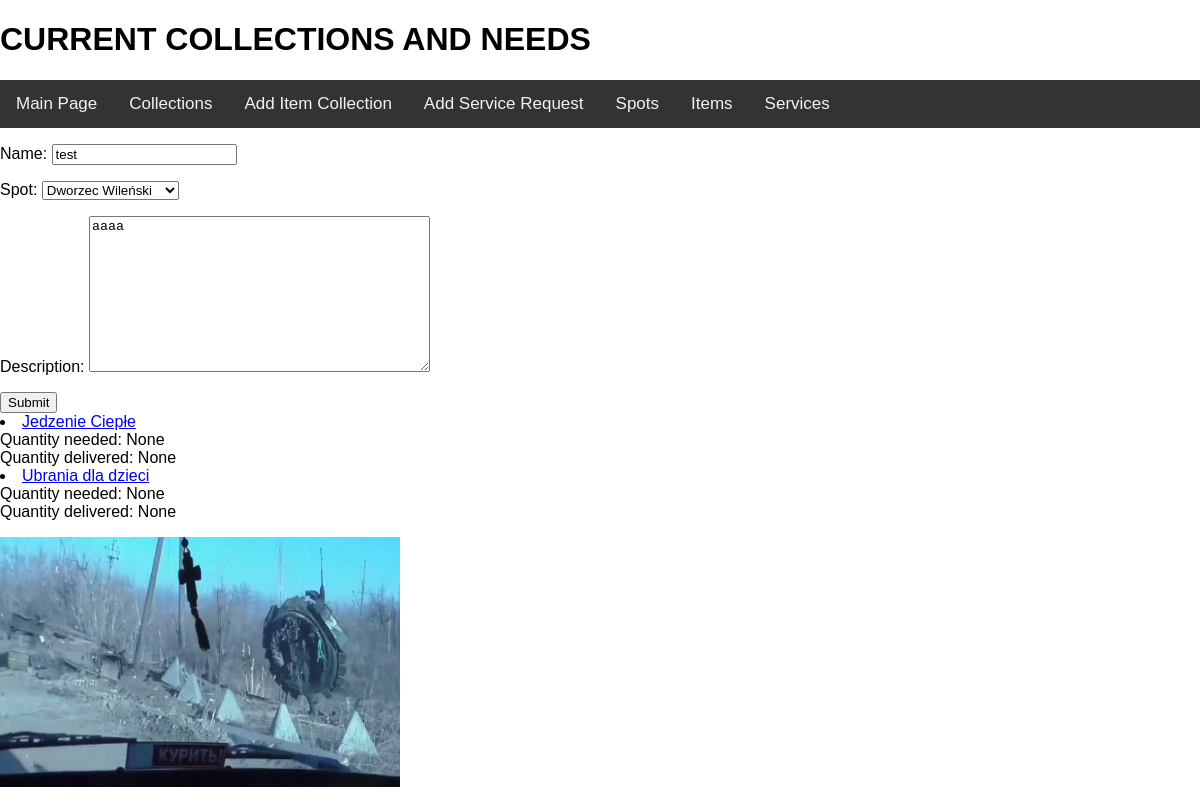
/AidplannerApp/collections/update_item_collection/6/ (signed in), run on the app's committed database.
### AidplannerApp/models.py (models this page shows, shortened)
class ItemCollection(models.Model):
    name = models.CharField(max_length=128)
    spot = models.ForeignKey(Spot, on_delete=models.CASCADE, null=True)
    description = models.TextField(null=True)
    created = models.DateTimeField(auto_now_add=True)
    items = models.ManyToManyField(Item, through='ItemCollectionItems')

class Spot(models.Model):
    def __str__(self):
        return self.name
    name = models.CharField(max_length=64)
    address = models.CharField(max_length=128)
    details = models.TextField(null=True)

class ItemCollectionItems(models.Model):
    def __str__(self):
        return self.item.name
    item = models.ForeignKey(Item, on_delete=models.CASCADE)
    itemcollection = models.ForeignKey(ItemCollection, on_delete=models.CASCADE)
    number_needed = models.IntegerField(null=True)
    number_delivered = models.IntegerField(null=True)

class Item(models.Model):
    name = models.CharField(max_length=64)
    description = models.CharField(max_length=360)

### AidplannerApp/views.py (the view, shortened to what this page needs)
# urls.py: path('collections/update_item_collection/<int:id>/', views.UpdateItemCollectionView.as_view(), name='update_item_collection'),
class UpdateItemCollectionView(LoginRequiredMixin, View):
    def get(self, request, id):
        itemcollection = ItemCollection.objects.get(pk=id)
        form = AddItemCollectionForm(instance=itemcollection)
        return render(request, 'edit_item_collection.html', {'form':form, 'itemcollection':itemcollection})

### AidplannerApp/forms.py
class AddItemCollectionForm(forms.ModelForm):
    class Meta:
        model = ItemCollection
        exclude = ['items']

### templates/edit_item_collection.html (shortened to what this page needs)
{% extends 'collections.html' %}
{% block MAINBLOCK %}
    <form method="post">
        {{ form.as_p }}
    <input type="submit">
    </form>
    {% for item_collection_item in itemcollection.itemcollectionitems_set.all %}
    <li><a href={% url 'update_item_in_collection' item_collection_item.id %}>{{ item_collection_item }}</a><br>
        Quantity needed: {{ item_collection_item.number_needed }}<br>
        Quantity delivered: {{ item_collection_item.number_delivered }}</li>
    {% endfor %}
{% endblock %}

### AidplannerApp/static/css/base.css (style rules this page uses)
body { margin: 0; font-family: Arial, Helvetica, sans-serif; }
:root { --link-color: #ff6600; --light-link-color: #fffffa; --background-color: #4b4c4a; --lighter-background-color: #5a615f; --lighter-text-color: #9fa292; --dark-text: #000000; --blue: #007bff; --yellow: #ffc107; --green: #1e7e34; font-size: 16px; }

### data on the page
ItemCollection: name "test", spot "Dworzec Wileński", description "aaaa"
ItemCollectionItems: item.name "Jedzenie Ciepłe", number_needed "None", number_delivered "None"
ItemCollectionItems: item.name "Ubrania dla dzieci", number_needed "None", number_delivered "None"
